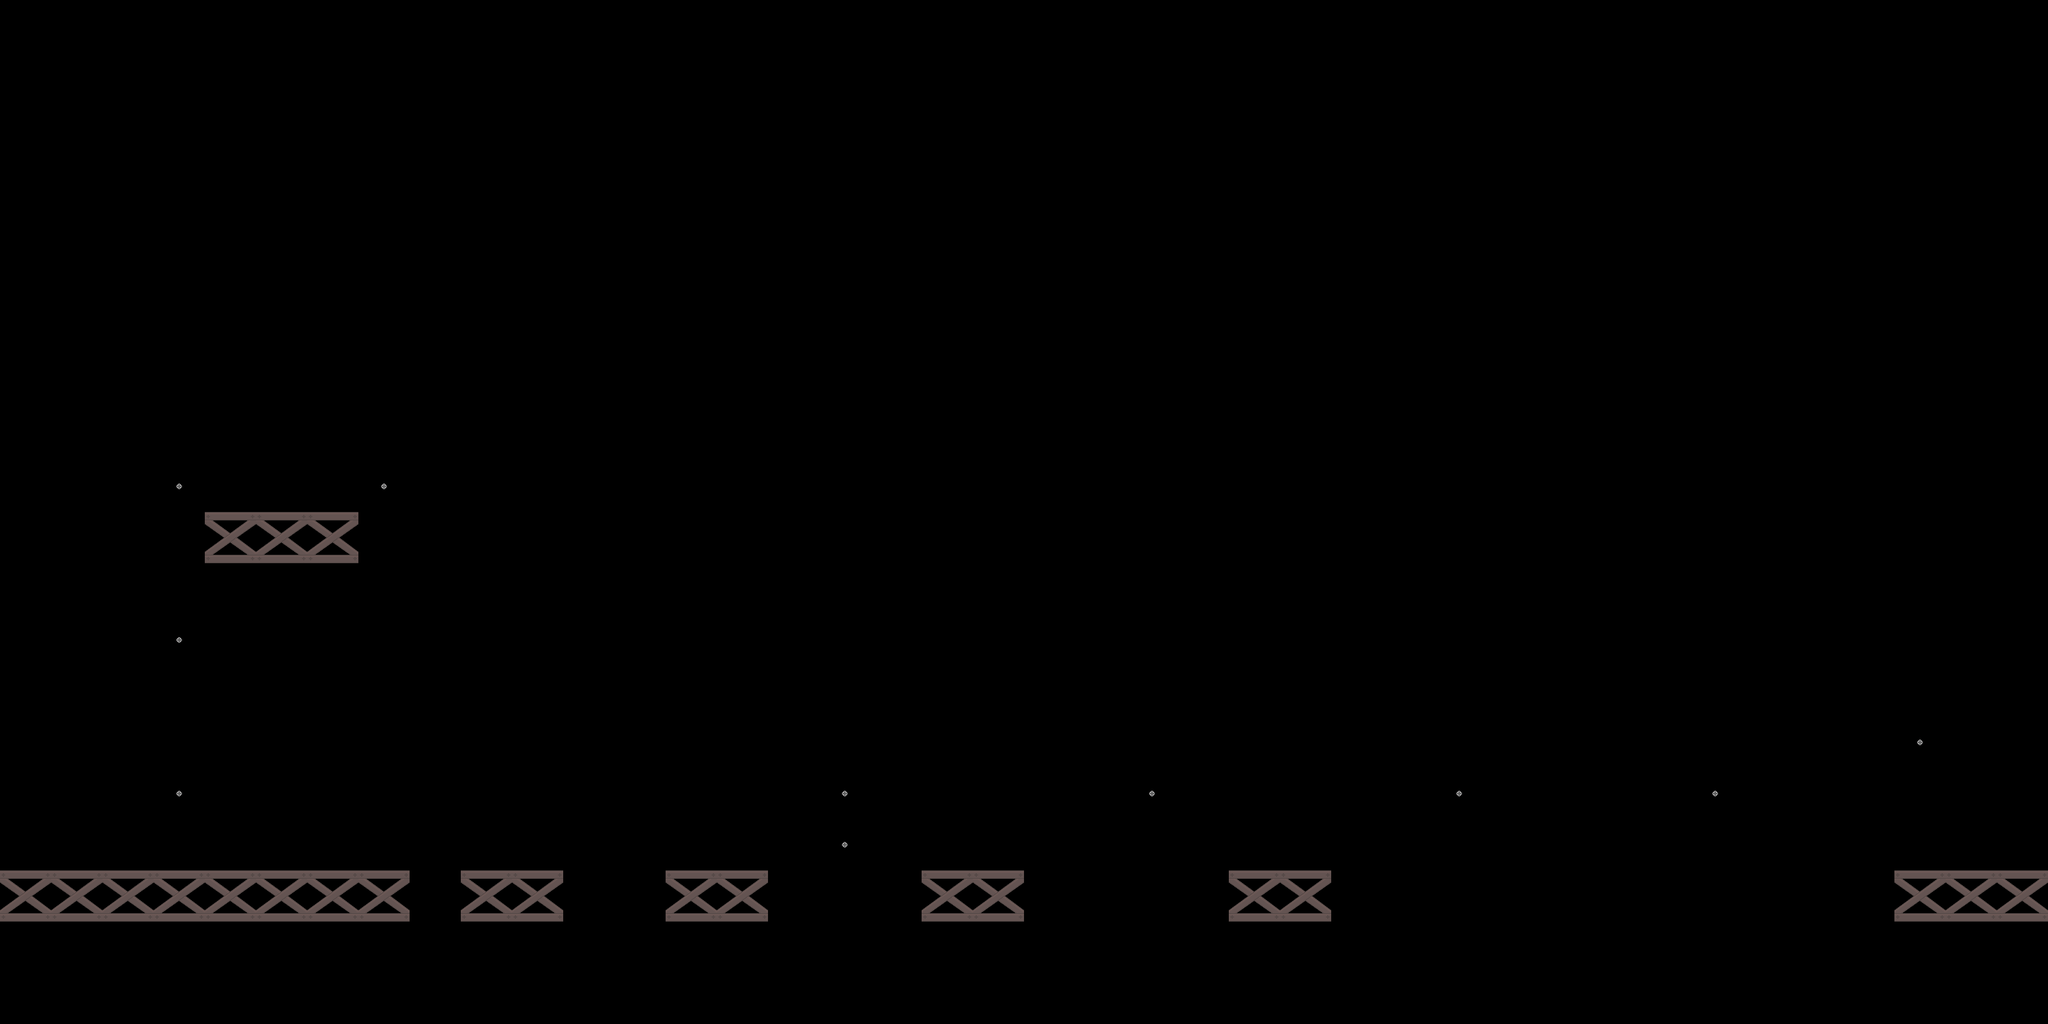

This is a level from a 2D game, rendered from its Tiled map with the project's own tilesets. A one-line summary and the complete map file follow:
An orthogonal 40x20 tile map with 128x128 px tiles, 2 tile layers (Platforms, Anchors), 2 tilesets and 2 objects (Crate1, Crate2).

<map version="1.0" tiledversion="1.0.3" orientation="orthogonal" renderorder="right-down" width="40" height="20" tilewidth="128" tileheight="128" nextobjectid="7">
 <tileset firstgid="1" source="tiles.tsx" />
 <tileset firstgid="3" source="objects.tsx" />
 <layer name="Platforms" width="40" height="20">
  <data encoding="csv">
0,0,0,0,0,0,0,0,0,0,0,0,0,0,0,0,0,0,0,0,0,0,0,0,0,0,0,0,0,0,0,0,0,0,0,0,0,0,0,0,
0,0,0,0,0,0,0,0,0,0,0,0,0,0,0,0,0,0,0,0,0,0,0,0,0,0,0,0,0,0,0,0,0,0,0,0,0,0,0,0,
0,0,0,0,0,0,0,0,0,0,0,0,0,0,0,0,0,0,0,0,0,0,0,0,0,0,0,0,0,0,0,0,0,0,0,0,0,0,0,0,
0,0,0,0,0,0,0,0,0,0,0,0,0,0,0,0,0,0,0,0,0,0,0,0,0,0,0,0,0,0,0,0,0,0,0,0,0,0,0,0,
0,0,0,0,0,0,0,0,0,0,0,0,0,0,0,0,0,0,0,0,0,0,0,0,0,0,0,0,0,0,0,0,0,0,0,0,0,0,0,0,
0,0,0,0,0,0,0,0,0,0,0,0,0,0,0,0,0,0,0,0,0,0,0,0,0,0,0,0,0,0,0,0,0,0,0,0,0,0,0,0,
0,0,0,0,0,0,0,0,0,0,0,0,0,0,0,0,0,0,0,0,0,0,0,0,0,0,0,0,0,0,0,0,0,0,0,0,0,0,0,0,
0,0,0,0,0,0,0,0,0,0,0,0,0,0,0,0,0,0,0,0,0,0,0,0,0,0,0,0,0,0,0,0,0,0,0,0,0,0,0,0,
0,0,0,0,0,0,0,0,0,0,0,0,0,0,0,0,0,0,0,0,0,0,0,0,0,0,0,0,0,0,0,0,0,0,0,0,0,0,0,0,
0,0,0,0,0,0,0,0,0,0,0,0,0,0,0,0,0,0,0,0,0,0,0,0,0,0,0,0,0,0,0,0,0,0,0,0,0,0,0,0,
0,0,0,0,1,1,1,0,0,0,0,0,0,0,0,0,0,0,0,0,0,0,0,0,0,0,0,0,0,0,0,0,0,0,0,0,0,0,0,0,
0,0,0,0,0,0,0,0,0,0,0,0,0,0,0,0,0,0,0,0,0,0,0,0,0,0,0,0,0,0,0,0,0,0,0,0,0,0,0,0,
0,0,0,0,0,0,0,0,0,0,0,0,0,0,0,0,0,0,0,0,0,0,0,0,0,0,0,0,0,0,0,0,0,0,0,0,0,0,0,0,
0,0,0,0,0,0,0,0,0,0,0,0,0,0,0,0,0,0,0,0,0,0,0,0,0,0,0,0,0,0,0,0,0,0,0,0,0,0,0,0,
0,0,0,0,0,0,0,0,0,0,0,0,0,0,0,0,0,0,0,0,0,0,0,0,0,0,0,0,0,0,0,0,0,0,0,0,0,0,0,0,
0,0,0,0,0,0,0,0,0,0,0,0,0,0,0,0,0,0,0,0,0,0,0,0,0,0,0,0,0,0,0,0,0,0,0,0,0,0,0,0,
0,0,0,0,0,0,0,0,0,0,0,0,0,0,0,0,0,0,0,0,0,0,0,0,0,0,0,0,0,0,0,0,0,0,0,0,0,0,0,0,
1,1,1,1,1,1,1,1,0,1,1,0,0,1,1,0,0,0,1,1,0,0,0,0,1,1,0,0,0,0,0,0,0,0,0,0,0,1,1,1,
0,0,0,0,0,0,0,0,0,0,0,0,0,0,0,0,0,0,0,0,0,0,0,0,0,0,0,0,0,0,0,0,0,0,0,0,0,0,0,0,
0,0,0,0,0,0,0,0,0,0,0,0,0,0,0,0,0,0,0,0,0,0,0,0,0,0,0,0,0,0,0,0,0,0,0,0,0,0,0,0
</data>
 </layer>
 <layer name="Anchors" width="40" height="20">
  <data encoding="csv">
0,0,0,0,0,0,0,0,0,0,0,0,0,0,0,0,0,0,0,0,0,0,0,0,0,0,0,0,0,0,0,0,0,0,0,0,0,0,0,0,
0,0,0,0,0,0,0,0,0,0,0,0,0,0,0,0,0,0,0,0,0,0,0,0,0,0,0,0,0,0,0,0,0,0,0,0,0,0,0,0,
0,0,0,0,0,0,0,0,0,0,0,0,0,0,0,0,0,0,0,0,0,0,0,0,0,0,0,0,0,0,0,0,0,0,0,0,0,0,0,0,
0,0,0,0,0,0,0,0,0,0,0,0,0,0,0,0,0,0,0,0,0,0,0,0,0,0,0,0,0,0,0,0,0,0,0,0,0,0,0,0,
0,0,0,0,0,0,0,0,0,0,0,0,0,0,0,0,0,0,0,0,0,0,0,0,0,0,0,0,0,0,0,0,0,0,0,0,0,0,0,0,
0,0,0,0,0,0,0,0,0,0,0,0,0,0,0,0,0,0,0,0,0,0,0,0,0,0,0,0,0,0,0,0,0,0,0,0,0,0,0,0,
0,0,0,0,0,0,0,0,0,0,0,0,0,0,0,0,0,0,0,0,0,0,0,0,0,0,0,0,0,0,0,0,0,0,0,0,0,0,0,0,
0,0,0,0,0,0,0,0,0,0,0,0,0,0,0,0,0,0,0,0,0,0,0,0,0,0,0,0,0,0,0,0,0,0,0,0,0,0,0,0,
0,0,0,0,0,0,0,0,0,0,0,0,0,0,0,0,0,0,0,0,0,0,0,0,0,0,0,0,0,0,0,0,0,0,0,0,0,0,0,0,
0,0,0,2,0,0,0,2,0,0,0,0,0,0,0,0,0,0,0,0,0,0,0,0,0,0,0,0,0,0,0,0,0,0,0,0,0,0,0,0,
0,0,0,0,0,0,0,0,0,0,0,0,0,0,0,0,0,0,0,0,0,0,0,0,0,0,0,0,0,0,0,0,0,0,0,0,0,0,0,0,
0,0,0,0,0,0,0,0,0,0,0,0,0,0,0,0,0,0,0,0,0,0,0,0,0,0,0,0,0,0,0,0,0,0,0,0,0,0,0,0,
0,0,0,2,0,0,0,0,0,0,0,0,0,0,0,0,0,0,0,0,0,0,0,0,0,0,0,0,0,0,0,0,0,0,0,0,0,0,0,0,
0,0,0,0,0,0,0,0,0,0,0,0,0,0,0,0,0,0,0,0,0,0,0,0,0,0,0,0,0,0,0,0,0,0,0,0,0,0,0,0,
0,0,0,0,0,0,0,0,0,0,0,0,0,0,0,0,0,0,0,0,0,0,0,0,0,0,0,0,0,0,0,0,0,0,0,0,0,2,0,0,
0,0,0,2,0,0,0,0,0,0,0,0,0,0,0,0,2,0,0,0,0,0,2,0,0,0,0,0,2,0,0,0,0,2,0,0,0,0,0,0,
0,0,0,0,0,0,0,0,0,0,0,0,0,0,0,0,2,0,0,0,0,0,0,0,0,0,0,0,0,0,0,0,0,0,0,0,0,0,0,0,
0,0,0,0,0,0,0,0,0,0,0,0,0,0,0,0,0,0,0,0,0,0,0,0,0,0,0,0,0,0,0,0,0,0,0,0,0,0,0,0,
0,0,0,0,0,0,0,0,0,0,0,0,0,0,0,0,0,0,0,0,0,0,0,0,0,0,0,0,0,0,0,0,0,0,0,0,0,0,0,0,
0,0,0,0,0,0,0,0,0,0,0,0,0,0,0,0,0,0,0,0,0,0,0,0,0,0,0,0,0,0,0,0,0,0,0,0,0,0,0,0
</data>
 </layer>
 <objectgroup name="Dynamic Objects">
  <object id="3" name="Crate1" gid="3" x="559.758" y="2143.27" width="32" height="32">
   <properties>
    <property name="mass" type="float" value="0.25" />
   </properties>
  </object>
  <object id="4" name="Crate2" gid="3" x="671.879" y="2119.03" width="32" height="32">
   <properties>
    <property name="mass" type="float" value="0.5" />
   </properties>
  </object>
 </objectgroup>
</map>